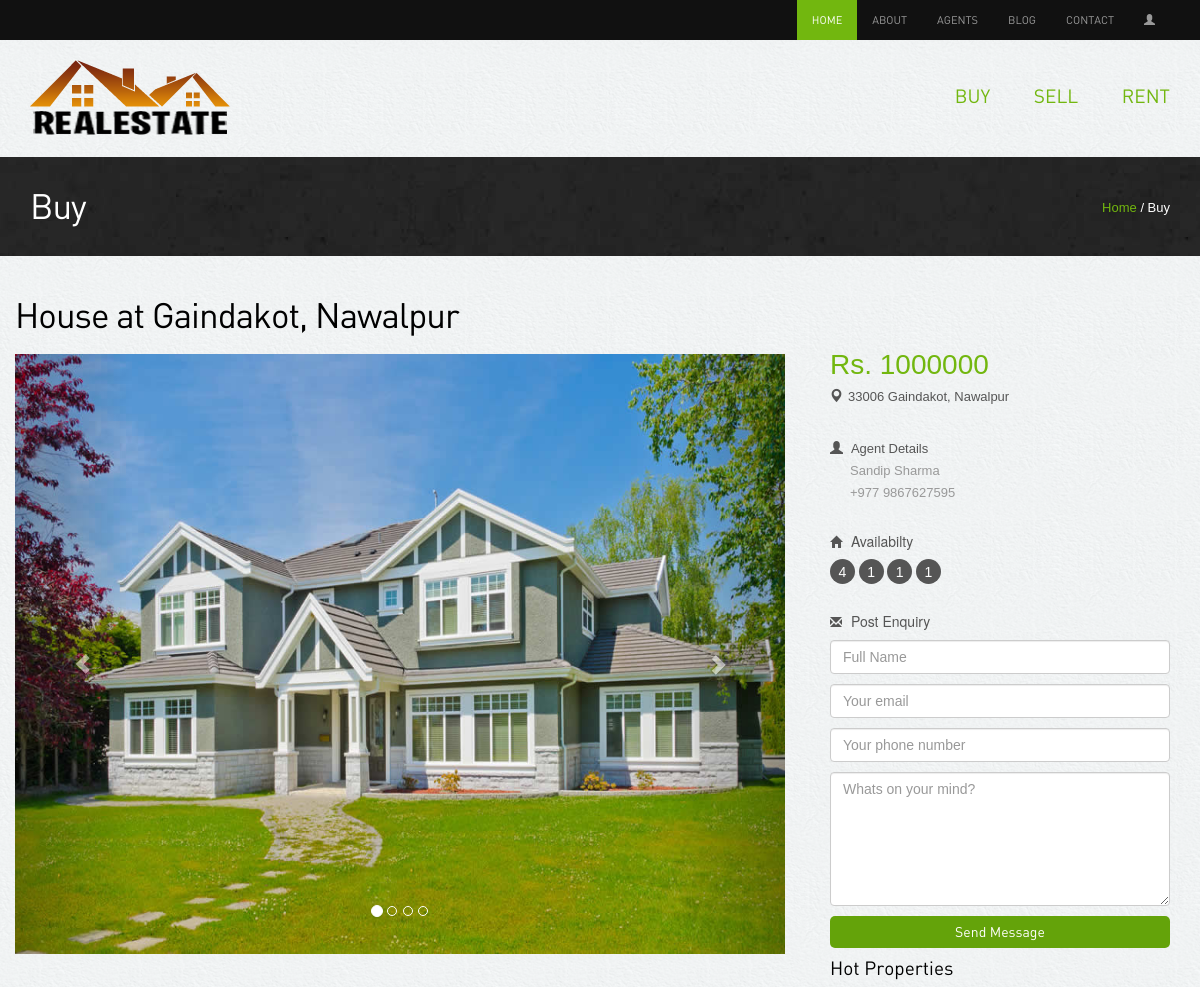
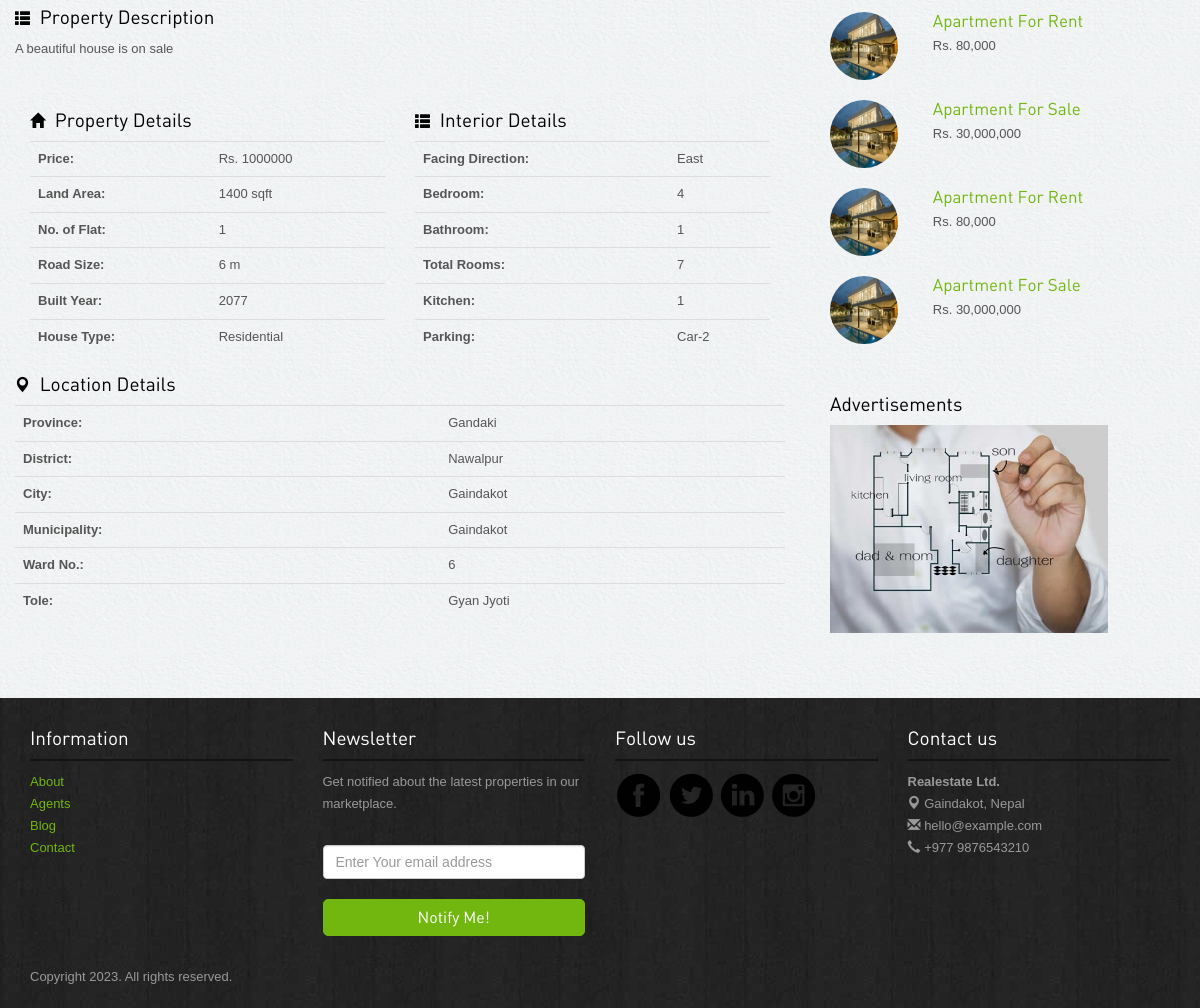
The app's page /property-details/buy/1/ with its own data (2 pictures, top to bottom).
### app/models.py (models this page shows)
class Property(models.Model):
    STATUS_CHOICES = [
        ("Select", "Select"),
        ("Available", "Available"),
        ("Rented", "Rented"),
        ("Sold", "Sold"),
    ]
    TYPE_CHOICES = [
        ("House", "House"),
        ("Land", "Land"),
        ("Apartment", "Apartment"),
        ("Commercial", "Commercial"),
    ]
    FOR_CHOICES = [
        ("Buyer", "Buyer"),
        ("Renter", "Renter"),
    ]
    property_type = models.CharField(
        max_length=100, choices=TYPE_CHOICES, default="select"
    )
    property_for = models.CharField(
        max_length=20, choices=FOR_CHOICES, default="select"
    )
    flat_number = models.CharField(max_length=5, blank=True)
    bedrooms = models.CharField(max_length=5, blank=True)
    bathrooms = models.CharField(max_length=5, blank=True)
    living_rooms = models.CharField(max_length=5, blank=True)
    kitchens = models.CharField(max_length=5, blank=True)
    total_rooms = models.CharField(max_length=5, blank=True)
    parking = models.CharField(max_length=15, blank=True)
    built_year = models.CharField(max_length=5, blank=True)
    built_area = models.CharField(max_length=20, blank=True)
    road_size = models.CharField(max_length=20, blank=True)
    land_area = models.CharField(max_length=20, blank=True)
    type = models.CharField(max_length=20, blank=True)
    facing_direction = models.CharField(max_length=20, blank=True)
    price = models.CharField(max_length=20, blank=True)
    price_per_unit = models.CharField(max_length=15, blank=True)
    description = models.TextField(blank=True)
    province = models.CharField(max_length=15, blank=True)
    city = models.CharField(max_length=50)
    district = models.CharField(max_length=50, blank=True)
    zip_code = models.CharField(max_length=20)
    municipality = models.CharField(max_length=20, blank=True)
    ward_no = models.CharField(max_length=5, blank=True)
    tole = models.CharField(max_length=30, blank=True)
    status = models.CharField(max_length=20, choices=STATUS_CHOICES, default="")
    featured = models.BooleanField(default=False)
    image = models.ImageField(
        upload_to=image_validations,
        blank=False,
    )
    image_side = models.ImageField(
        upload_to=image_validations,
        blank=True,
    )
    image_extra = models.ImageField(
        upload_to=image_validations,
        blank=True,
    )
    image_extra2 = models.ImageField(
        upload_to=image_validations,
        blank=True,
    )
    def __str__(self):
        return f"{self.property_type} at {self.city}, {self.district}"

### app/views.py (the view, shortened to what this page needs)
class propertyDetailsPage(DetailView):
    template_name = "property-details.html"
    def get(self, request, model, pk):
        if model == "buy":
            property = get_object_or_404(Property, pk=pk)
        elif model == "rent":
            property = get_object_or_404(Property, pk=pk)
        return render(request, self.template_name, {"property": property})

### templates/property-details.html (shortened to what this page needs)
{% extends 'home.html' %}
{% load static %}
{% block content %}
<div class="inside-banner">
  <div class="container">
    {% if property.property_for == 'Buyer' %}
    {% if user.is_authenticated %}
    <span class="pull-right"><a href="{% url 'home' %}">Home</a> / Buy</span>
    {% else %}
    <span class="pull-right"><a href="{% url 'index' %}">Home</a> / Buy</span>
    {% endif %}
    <h2>Buy</h2>
    {% endif %}
  </div>
</div>
<div class="container">
  <div class="properties-listing spacer">
    <div class="row">
      {% if property %}
      <h2>{{property}}</h2>
      <div class="row">
        <div class="col-lg-8">
          <div class="property-images">
            <div id="myCarousel" class="carousel slide" data-ride="carousel">
              <ol class="carousel-indicators hidden-xs">
                <li data-target="#myCarousel" data-slide-to="0" class="active"></li>
                {% if property.image_side %}
                <li data-target="#myCarousel" data-slide-to="1" class=""></li>
                {% endif %}
                {% if property.image_extra %}
                <li data-target="#myCarousel" data-slide-to="2" class=""></li>
                {% endif %}
                {% if property.image_extra2 %}
                <li data-target="#myCarousel" data-slide-to="3" class=""></li>
                {% endif %}
              </ol>
              <div class="carousel-inner">
                <div class="item active">
                  <img src="{{property.image.url}}" class=" properties" alt="properties"
                    style="width: 100%; height: 600px;" />
                </div>
              </div>
              <a class="left carousel-control" href="#myCarousel" data-slide="prev"><span
                  class="glyphicon glyphicon-chevron-left"></span></a>
              <a class="right carousel-control" href="#myCarousel" data-slide="next"><span
                  class="glyphicon glyphicon-chevron-right"></span></a>
            </div>
          </div>
          <div class="spacer">
            <h4><span class="glyphicon glyphicon-th-list"></span> Property Description</h4>
            <p>{{property.description}}</p>
          </div>
          <div class="spacer">
            <div class="col-md-6">
              <h4><span class="glyphicon glyphicon-home"></span> Property Details</h4>
              <table class="table table-borderless" style="background: none;">
                <tbody>
                  <tr>
                    <th scope="row">Price: </th>
                    <td>Rs. {{property.price}}</td>
                  </tr>
                  <tr>
                    <th scope="row">Land Area: </th>
                    <td>{{property.land_area}}</td>
                  </tr>
                  <tr>
                    <th scope="row">No. of Flat: </th>
                    <td colspan="2">{{property.flat_number}}</td>
                  </tr>
                  <tr>
                    <th scope="row">Road Size: </th>
                    <td>{{property.road_size}}</td>
                  </tr>
                  <tr>
                    <th scope="row">Built Year: </th>
                    <td>{{property.built_year}}</td>
                  </tr>
                  <tr>
                    <th scope="row">House Type: </th>
                    <td>{{property.type}}</td>
                  </tr>
                </tbody>
              </table>
            </div>
            <div class="col-md-6">
              <h4><span class="glyphicon glyphicon-th-list"></span> Interior Details</h4>
              <table class="table table-borderless" style="background: none;">
                <tbody>
                  <tr>
                    <th scope="row">Facing Direction: </th>
                    <td>{{property.facing_direction}}</td>
                  </tr>
                  <tr>
                    <th scope="row">Bedroom: </th>
                    <td>{{property.bedrooms}}</td>
                  </tr>
                  <tr>
                    <th scope="row">Bathroom: </th>
                    <td colspan="2">{{property.bathrooms}}</td>
                  </tr>
                  <tr>
                    <th scope="row">Total Rooms: </th>
                    <td>{{property.total_rooms}}</td>
                  </tr>
                  <tr>
                    <th scope="row">Kitchen: </th>
                    <td>{{property.kitchens}}</td>
                  </tr>
                  <tr>
                    <th scope="row">Parking: </th>
                    <td>{{property.parking}}</td>
                  </tr>
                </tbody>
              </table>
            </div>
          </div>
          <div class="spacer">
            <h4><span class="glyphicon glyphicon-map-marker"></span> Location Details</h4>
            <table class="table table-borderless" style="background: none;">
              <tbody>
                <tr>
                  <th scope="row">Province: </th>
                  <td>{{property.province}}</td>
                </tr>
                <tr>
                  <th scope="row">District: </th>
                  <td>{{property.district}}</td>
                </tr>
                <tr>
                  <th scope="row">City: </th>
                  <td colspan="2">{{property.city}}</td>
                </tr>
                <tr>
                  <th scope="row">Municipality: </th>
                  <td>{{property.municipality}}</td>
                </tr>
                <tr>
                  <th scope="row">Ward No.: </th>
                  <td>{{property.ward_no}}</td>
                </tr>
                <tr>
                  <th scope="row">Tole: </th>
                  <td>{{property.tole}}</td>
                </tr>
              </tbody>
            </table>
          </div>
        </div>
        <div class="col-lg-4">
          <div class="col-lg-12  col-sm-6">
            <div class="property-info">
              <p class="price">Rs. {{property.price}}</p>
              <p class="area"><span class="glyphicon glyphicon-map-marker"></span>{{property.zip_code}}
                {{property.city}},
                {{property.district}}
              </p>
              {% endif %}
              <div class="profile">
                <span class="glyphicon glyphicon-user"></span> Agent Details
                <p>Sandip Sharma<br>+977 9867627595</p>
              </div>
            </div>
            {% if property.property_type == 'Land' %}
            <p>This land is available for {{ property.property_for }}s.</p>
            {% else %}
            <h6><span class="glyphicon glyphicon-home"></span> Availabilty</h6>
            <div class="listing-detail">
              <span data-toggle="tooltip" data-placement="bottom" data-original-title="Bed Room">
                {{property.bedrooms}} </span>
              <span data-toggle="tooltip" data-placement="bottom" data-original-title="Living Room">
                {{property.living_rooms}} </span>
              <span data-toggle="tooltip" data-placement="bottom"
                data-original-title="Kitchen">{{property.kitchens}}</span>
              <span data-toggle="tooltip" data-placement="bottom" data-original-title="Bathroom">
                {{property.bathrooms}}
              </span>
            </div>
            {% endif %}
          </div>
          <div class="col-lg-12 col-sm-6 ">
            <div class="enquiry">
              <h6><span class="glyphicon glyphicon-envelope"></span> Post Enquiry</h6>
              <form method="post" role="form" enctype="multipart/form-data">
                <input type="text" class="form-control" placeholder="Full Name" name="full_name" required />
                <input type="text" class="form-control" placeholder="Your email" name="email_address" required />
                <input type="text" class="form-control" placeholder="Your phone number" name="phone_number" required />
                <textarea rows="6" class="form-control" placeholder="Whats on your mind?" name="message"
                  required></textarea>
                <button type="submit" class="btn btn-primary" name="Submit">Send Message</button>
              </form>
            </div>
          </div>
          <div class="col-lg-10 col-sm-12 hidden-xs">
            <div class="hot-properties hidden-xs">
              <h4>Hot Properties</h4>
              <div class="row">
                <div class="col-lg-4 col-sm-5"><img src="{% static 'images/properties/1.jpg' %}"
                    class="img-responsive img-circle" alt="properties"></div>
                <div class="col-lg-8 col-sm-7">
                  <h5><a href="#">Apartment For Rent</a></h5>
                  <p class="price">Rs. 80,000</p>
                </div>
              </div>
              <div class="row">
                <div class="col-lg-4 col-sm-5"><img src="{% static 'images/properties/1.jpg' %}"
                    class="img-responsive img-circle" alt="properties"></div>
                <div class="col-lg-8 col-sm-7">
                  <h5><a href="#">Apartment For Sale</a></h5>
                  <p class="price">Rs. 30,000,000</p>
                </div>
              </div>
              <div class="row">
                <div class="col-lg-4 col-sm-5"><img src="{% static 'images/properties/1.jpg' %}"
                    class="img-responsive img-circle" alt="properties"></div>
                <div class="col-lg-8 col-sm-7">
                  <h5><a href="#">Apartment For Rent</a></h5>
                  <p class="price">Rs. 80,000</p>
                </div>
              </div>
              <div class="row">
                <div class="col-lg-4 col-sm-5"><img src="{% static 'images/properties/1.jpg' %}"
                    class="img-responsive img-circle" alt="properties"></div>
                <div class="col-lg-8 col-sm-7">
                  <h5><a href="#">Apartment For Sale</a></h5>
                  <p class="price">Rs. 30,000,000</p>
                </div>
              </div>
            </div>
            <div class="advertisement">
              <h4>Advertisements</h4>
              <img src="{% static 'images/advertisements.jpg' %}" class=" img-responsive" alt="advertisement">
            </div>
          </div>
        </div>
      </div>
    </div>
  </div>
</div>
{% endblock %}

### static/assets/style.css (style rules this page uses)
body { color: #555; font: normal 13px/22px Arial; background: url(../images/bgmain.png) #eee; }
h1, h2, h3, h4, h5 { font-weight: normal; font-family: din; margin: 0; padding: 0; color: #000 }
h2 { font-size: 35px; letter-spacing: -1px; margin-bottom: 20px; }
h4 { margin: 10px 0; font-size: 19px; }
h5 { margin: 0 0 5px 0; font-size: 17px; }
h6 { margin: 0 0 10px 0; font-size: 14px; }
h4 span { margin-right: 5px; font-size: 15px; }
h6 span { margin-right: 5px; font-size: 12px; }
p { margin-bottom: 30px; }
a { color: #72b70f; text-decoration: none; outline: none; }
.spacer { margin-top: 40px; margin-bottom: 40px; }
select, input { outline: 0; margin-bottom: 20px; }
table { background-color: #fff; }
.btn { border-radius: 5px; font-family: din; outline: none; }
.btn-primary { background: #64a30a; border: none; width: 100%; border-radius: 20px; }
.listing-detail { margin-bottom: 30px; }
.listing-detail span { color: #fff; width: 25px; height: 25px; background-color: #555; display: inline-block; border-radius: 25px; text-align: center; line-height: 26px; font-size: 14px; cursor: crosshair; }
.inside-banner { background: url(../images/bginside.jpg) #222; color: #fff; padding: 30px 0; }
.inside-banner h2 { margin: 0; color: #fff; }
.inside-banner span { margin-top: 10px; }
.hot-properties { margin-bottom: 50px; }
.hot-properties img { width: 68px; height: 68px; }
.hot-properties h4 { margin-bottom: 20px; }
.hot-properties .row { margin-bottom: 20px; }
.hot-properties .row p { margin-bottom: 5px; }
.property-info { margin: 0 0 30px 0; }
.property-info span { margin-right: 5px; }
.property-info p { margin-bottom: 10px; }
.property-info p.price { font-size: 28px; color: #72b70f; padding: 0; border-radius: 5px; }
.property-info .profile { margin-top: 30px; }
.property-info .profile p { padding-left: 20px; color: #999; }
.enquiry input, .enquiry textarea { margin-bottom: 10px; }
.enquiry button { border-radius: 5px; }

### records on screen
Property: property_type+city+district "House at Gaindakot, Nawalpur", image (picture), description "A beautiful house is on sale", price "1000000", land_area "1400 sqft", flat_number "1", road_size "6 m", built_year "2077", type "Residential", facing_direction "East", bedrooms "4", bathrooms "1", total_rooms "7", kitchens "1", parking "Car-2", province "Gandaki", district "Nawalpur", city "Gaindakot", municipality "Gaindakot", ward_no "6", tole "Gyan Jyoti", zip_code "33006", living_rooms "1"
